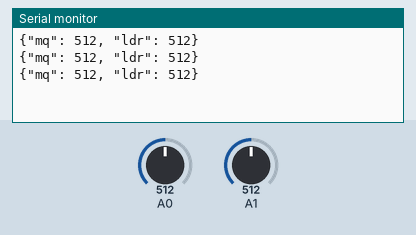
Recording of a sketch running on a simulated Arduino Uno, built with avr-gcc and run on an emulated ATmega328P. Parts: the last lines printed to the serial monitor. The inputs (shaded band) are chosen by the test bench; at power-on: A0 = 512, A1 = 512.

Above: at 1.3 s.
1.4 s: A0 set to 716
At 1.9 s:
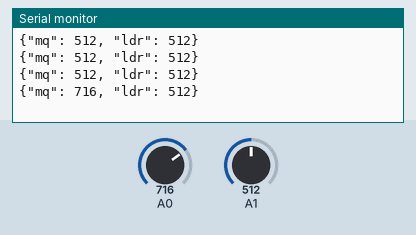
2.9 s: A1 set to 716
At 3.4 s:
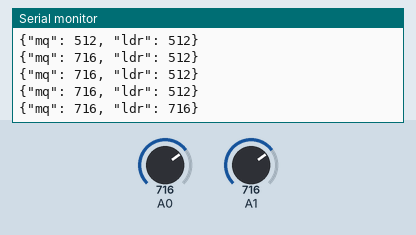
4.4 s: A0 set to 900
At 4.9 s:
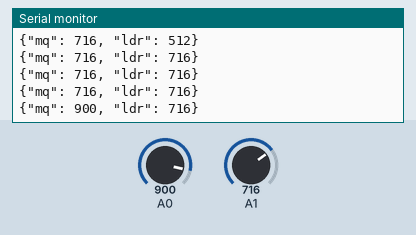
5.9 s: A1 set to 900
At 6.4 s:
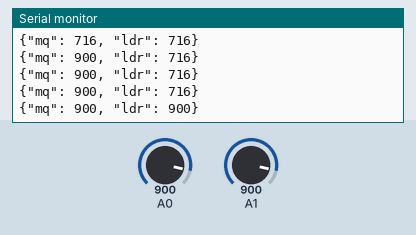
Timing chart, 0 to 8.4 s (numbered marks = the images above; inputs shaded):
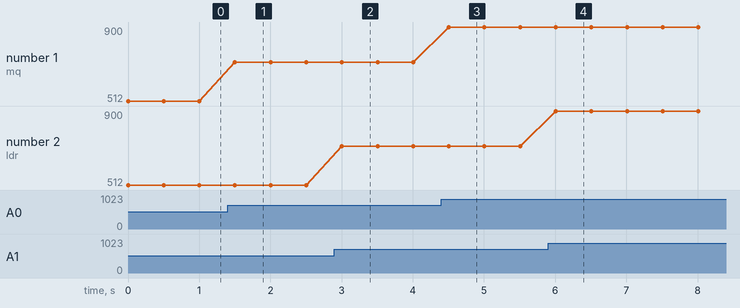

Measured:
- after the input at 1.4 s, the serial monitor: prints a new line after 0.10 s (image 1)
- after the input at 2.9 s, the serial monitor: prints a new line after 0.10 s (image 2)
- after the input at 4.4 s, the serial monitor: prints a new line after 0.11 s (image 3)
- after the input at 5.9 s, the serial monitor: prints a new line after 0.11 s (image 4)
- plotted number 1: 512 → 716 after the input at 1.4 s, 716 → 900 after the input at 4.4 s

The sketch:

biosync_arduino.ino
```cpp
void setup() {
  // Start the serial connection at 9600 baud rate to communicate with the Raspberry Pi
  Serial.begin(9600);
}

void loop() {
  // Read the analog values from the MQ-135 and LDR
  // MQ-135 is connected to A0, LDR is connected to A1
  int mq135Value = analogRead(A0);
  int ldrValue = analogRead(A1);

  // Format the data as a JSON string so Python can parse it easily
  Serial.print("{\"mq\": ");
  Serial.print(mq135Value);
  Serial.print(", \"ldr\": ");
  Serial.print(ldrValue);
  Serial.println("}");

  // Send data every 500ms
  // The Pi reads it every 30 seconds but discards the buffer to get the freshest data
  delay(500);
}
```
